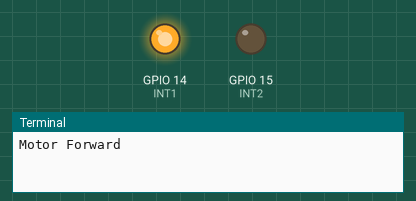
The program below on a simulated Raspberry Pi (BCM pin numbers). Shown: output pins drawn as LEDs (lit = HIGH), the last lines printed to the terminal.

Above: at 1.0 s.
At 3.0 s:
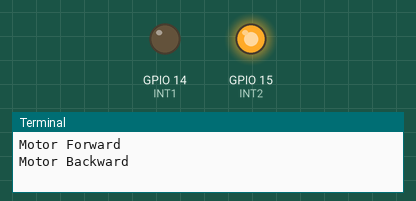
At 5.0 s:
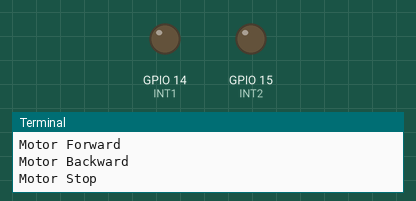
Timing chart, 0 to 7.8 s (numbered marks = the images above):
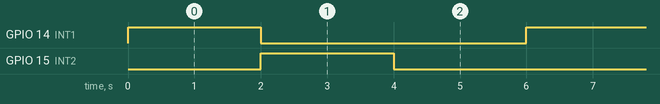

The program:

111111111111111111111111111111111111111111111111111.py
```python
import time

import RPi.GPIO as GPIO

# Pin configuration
INT1 = 14  # GPIO 14, Pin 8
INT2 = 15  # GPIO 15, Pin 10

# Setup
GPIO.setmode(GPIO.BCM)
GPIO.setup(INT1, GPIO.OUT)
GPIO.setup(INT2, GPIO.OUT)

def motor_forward():
    GPIO.output(INT1, GPIO.HIGH)
    GPIO.output(INT2, GPIO.LOW)

def motor_backward():
    GPIO.output(INT1, GPIO.LOW)
    GPIO.output(INT2, GPIO.HIGH)

def motor_stop():
    GPIO.output(INT1, GPIO.LOW)
    GPIO.output(INT2, GPIO.LOW)

try:
    while True:
        print("Motor Forward")
        motor_forward()
        time.sleep(2)

        print("Motor Backward")
        motor_backward()
        time.sleep(2)

        print("Motor Stop")
        motor_stop()
        time.sleep(2)

except KeyboardInterrupt:
    print("Exiting program")

finally:
    GPIO.cleanup()
```

Measured:
- by itself, GPIO 14 (INT1), GPIO 15 (INT2): alternates HIGH for 2.0 s and LOW for 4.0 s
- by itself, everything shown: repeats every 6.0 s, in 3 steps
